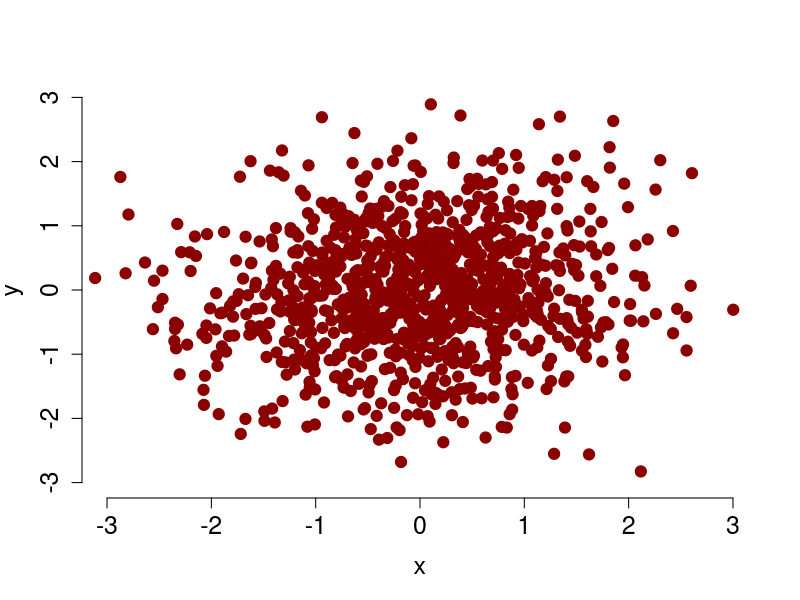
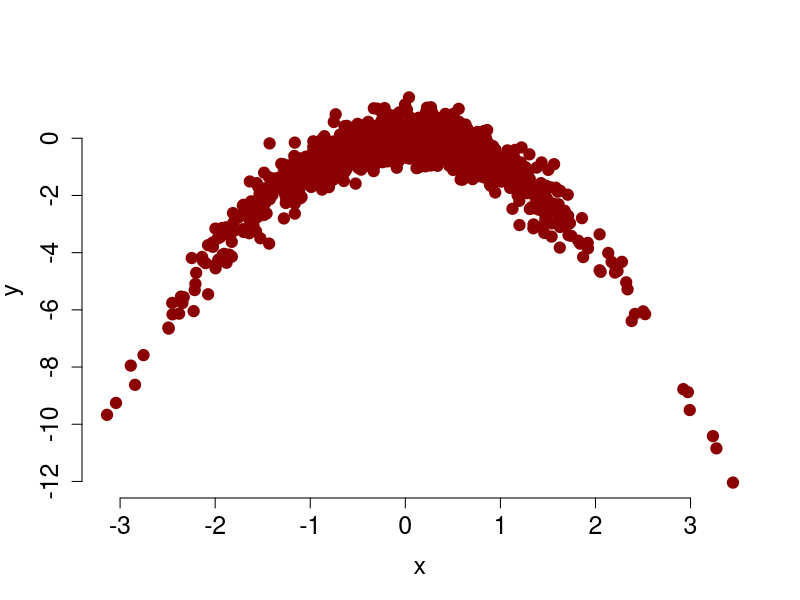

The R source for these figures, in order:
## written by K. Garner 2023
## produce bivariate correlation plots with a 
# given N and correlation
# assumes a mean of 0 for each variable

# Set the seed for reproducibility
set.seed(123)

###### Run the first section for linear relationships
#########################################################
# settings for plot
n <- 1000 # n data points
pearsons_r <- 0.08 # correlation between two values
yl = c(-3, 3)
xl = yl

# Generate two variables with 25 datapoints each
x <- rnorm(n)
y <- rnorm(n)

# Calculate the covariance matrix
cov_mat <- matrix(c(1, pearsons_r, pearsons_r, 1), nrow = 2, ncol = 2)

# Generate the correlated data using the Cholesky decomposition method
library(mvtnorm)
data_cor <- rmvnorm(n = n, mean = c(0, 0), sigma = cov_mat)

# Extract the two variables from the correlated data
x_cor <- data_cor[,1]
y_cor <- data_cor[,2]

# plot
plot(x_cor, y_cor, xlab = "x", ylab="y", cex = 1.5, pch=19, col="darkred",
     bty="n", cex.lab=1.5, cex.axis = 1.5, ylim=yl, xlim=xl)


###### Run the second section for non-linear relationships
#########################################################
x <- rnorm(n)
y <- -x^2 + rnorm(n, 0, 0.5)
plot(x, y, xlab = "x", ylab="y", cex = 1.5, pch=19, col="darkred", bty="n", cex.lab=1.5, cex.axis = 1.5)
